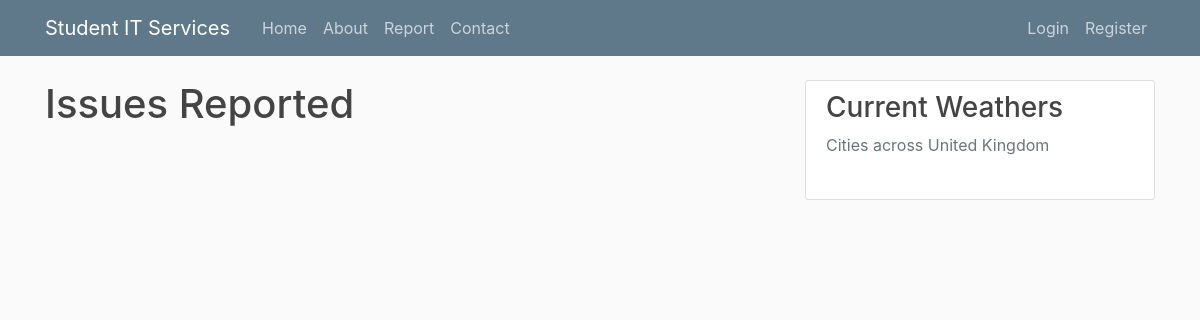
/report, run on an earlier commit of the app's database.
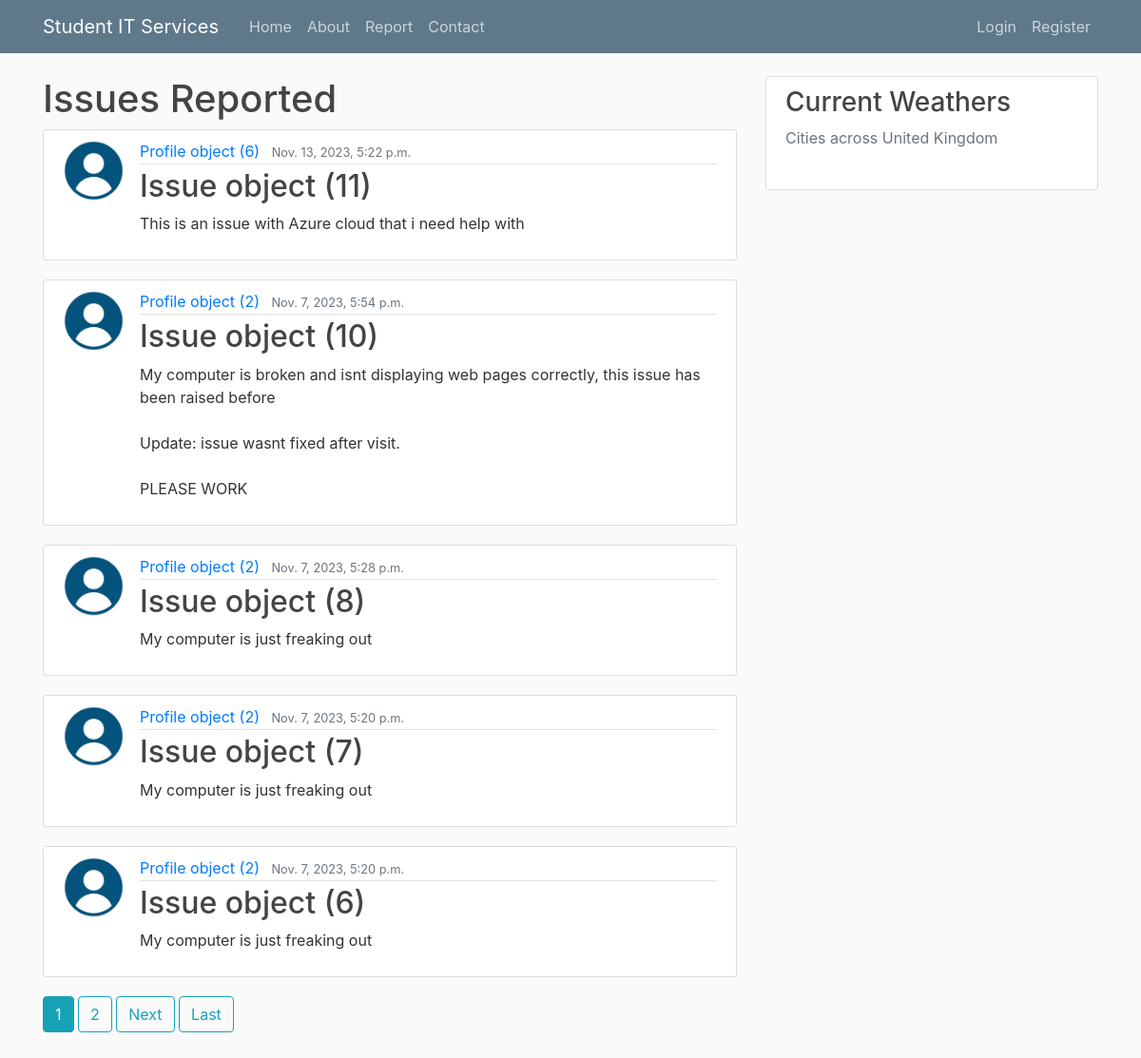
And on a later commit of the database.
### itreporting/models.py (models this page shows)
class Issue(models.Model):
    type = models.CharField(max_length = 100 , choices = [('Hardware', 'Hardware'), ('Software', 'Software')])
    room = models.CharField(max_length = 100)
    urgent = models.BooleanField(default = False)
    details = models.TextField()
    date_submitted = models.DateTimeField(default = timezone.now)
    author = models.ForeignKey(User, related_name = 'issues',
    on_delete = models.CASCADE)

### users/models.py (models this page shows)
class Profile(models.Model):
    user = models.OneToOneField(User, null = True, on_delete = models.CASCADE)
    image = models.ImageField(default = 'default.png', upload_to = 'profile_pics')

### itreporting/views.py (the view)
# urls.py: path('report', PostListView.as_view(), name = 'report'),
class PostListView(ListView):
    model = Issue
    template_name = 'itreporting/report.html'
    context_object_name = 'issues'
    ordering = ['-date_submitted']
    paginate_by = 5

### itreporting/templates/itreporting/report.html (shortened to what this page needs)
{% extends "itreporting/base.html" %}
{% block content %}
    <h1>Issues Reported</h1>
{% for issue in issues %}
<article class="media content-section">
    <img class="rounded-circle article-img" src="{{ issue.author.profile.image.url }}"/>
        <div class="media-body">
            <div class="article-metadata">
                <a class="mr-2" href="{% url 'itreporting:user-issues' issue.author.username %}">{{ issue.author.profile }}</a>
                <small class="text-muted">{{ issue.date_submitted }}</small>
            </div>
            <h2><a class="article-title" href="{% url 'itreporting:issue-detail' issue.id %}">{{ issue }}</a></h2>
            <p class="article-content">{{ issue.details }}</p>
        </div>
    </article>
{% endfor %}
{% if is_paginated %}
 {% for num in page_obj.paginator.page_range %}
 {% if page_obj.number == num %}
    <a class="btn btn-info mb-4"
    href="?page={{num}}">{{num}}</a>
 {% elif num > page_obj.number|add:'-3' and num < page_obj.number|add:'3' %}
    <a class="btn btn-outline-info mb-4" href="?page={{num}}">{{num}}</a>
 {% endif %}
 {% endfor %}
 {% if page_obj.has_next %}
    <a class="btn btn-outline-info mb-4" href="?page={{page_obj.next_page_number}}">Next</a>
    <a class="btn btn-outline-info mb-4" href="?page={{page_obj.paginator.num_pages}}">Last</a>
 {% endif %}
 {% endif %}
{% endblock content %}

### itreporting/templates/itreporting/base.html (shortened to what this page needs)
{% load static %}
<!DOCTYPE html>
<html>
<head>
    <link rel="stylesheet" href="https://cdn.jsdelivr.net/npm/bootstrap@4.0.0/dist/css/bootstrap.min.css">
    <link rel="stylesheet" type="text/css" href="{% static 'css/styles.css' %}" />
</head>
<body>
    <div class="container">
        <header class="site-header">
            <nav class="navbar navbar-expand-md navbar-dark bg-steel fixed-top">
                <div class="container">
                <a class="navbar-brand mr-4" href="#">Student IT Services</a>
                <div class="collapse navbar-collapse" id="navbarToggle">
                    <div class="navbar-nav mr-auto">
                        <a class="nav-item nav-link" href="{% url 'itreporting:home' %}">Home</a>
                        <a class="nav-item nav-link" href="{% url 'itreporting:about' %}">About</a>
                        <a class="nav-item nav-link" href="{% url 'itreporting:report' %}">Report</a>
                        <a class="nav-item nav-link" href="{% url 'itreporting:contact' %}">Contact</a>
                    </div>
                    <div class="navbar-nav">
                        {% if user.is_authenticated %}
                        <a class="nav-item nav-link" href="{% url 'itreporting:issue-create' %}">Report New Issue</a>
                        <a class="nav-item nav-link" href="{% url 'profile' %}">Profile</a>
                        <a class="nav-item nav-link" href="{% url 'logout' %}">Logout</a>
                        {% else %}
                        <a class="nav-item nav-link" href="{% url 'login' %}">Login</a>
                        <a class="nav-item nav-link" href="{% url 'register' %}">Register</a>
                        {% endif %}
                    </div>
                </div>
                </div>
            </nav>
        </header>
        <div class="row">
            <div class="col-md-8">
            {% block content %}{% endblock %}
            </div>
            {% block sidebar %}
            <div class="col-md-4">
                <div class="content-section">
                    <h3>Current Weathers</h3>
                    <p class='text-muted'>Cities across United Kingdom
                    </p>
                 </div>
            </div>
            {% endblock sidebar %}
        </div>
    </div>
</body>
</html>

### itreporting/static/css/styles.css (style rules this page uses)
html { position: relative; min-height: 100%; }
body { background: #fafafa; color: #333333; margin-top: 5rem; margin-bottom: 50px; }
h1, h2, h3, h4, h5, h6 { color: #444444; }
.bg-steel { background-color: #5f788a; }
.site-header .navbar-nav .nav-link { color: #cbd5db; }
.content-section { background: #ffffff; padding: 10px 20px; border: 1px solid #dddddd; border-radius: 3px; margin-bottom: 20px; }
.article-title { color: #444444; }
.article-content { white-space: pre-line; }
.article-img { height: 65px; width: 65px; margin-right: 16px; }
.article-metadata { padding-bottom: 1px; margin-bottom: 4px; border-bottom: 1px solid #e3e3e3 }

What changed in the data, as far as the page shows it:
added Issue: author.profile.image (placeholder picture), author.profile "Profile object (6)", date_submitted "Nov. 13, 2023, 5:22 p.m.", id "Issue object (11)", details "This is an issue with Azure cloud that i need help with"
added Issue: author.profile.image (placeholder picture), author.profile "Profile object (2)", date_submitted "Nov. 7, 2023, 5:54 p.m.", id "Issue object (10)", details "My computer is broken and isnt displaying web pages correctly, this issue has been raised before Update: issue wasnt fixed after visit. PLEASE WORK"
added Issue: author.profile.image (placeholder picture), author.profile "Profile object (2)", date_submitted "Nov. 7, 2023, 5:28 p.m.", id "Issue object (8)", details "My computer is just freaking out"
added Issue: author.profile.image (placeholder picture), author.profile "Profile object (2)", date_submitted "Nov. 7, 2023, 5:20 p.m.", id "Issue object (7)", details "My computer is just freaking out"
added Issue: author.profile.image (placeholder picture), author.profile "Profile object (2)", date_submitted "Nov. 7, 2023, 5:20 p.m.", id "Issue object (6)", details "My computer is just freaking out"
Also different on the page:
new list line: "1"
new list line: "2"
text now shown: "Next Last"
